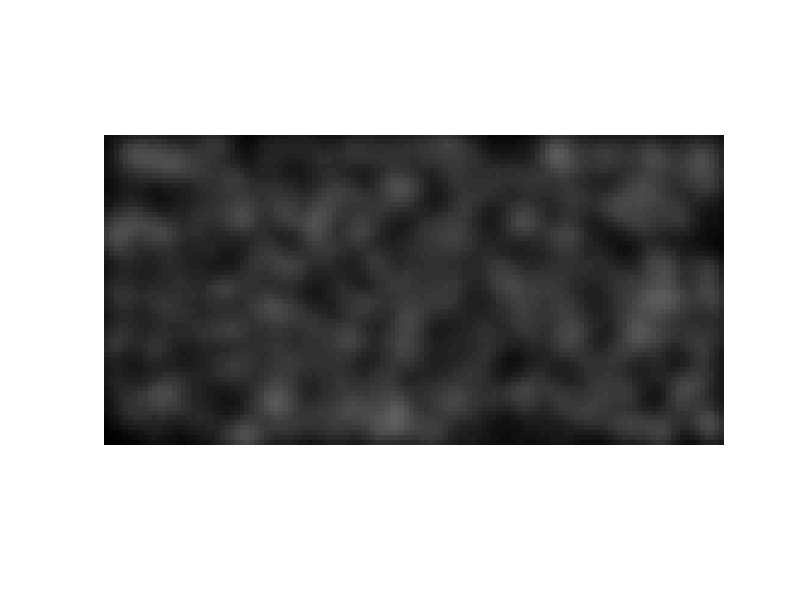

This figure's MATLAB source:
% imageAlignTutorial
%
% The long-term goal of this is to figure out fast ways
% to do image aligment.  This is a simple start using
% Matlab's cross correlation function, and provides
% an upper bound.
%
% Assumes that test image is a subset of full iamge, and
% differs only in xy translation.
%
% Options to think about.  GPU computation, map-seeking circuit
% algorithm, sparsifying image and using a sparse representation.
%
% 3/19/12  dhb  Wrote it.

%% Clear
clear all; close all

%% Parameters
fullImageRows = 64;
fullImageCols = 128;
testImageRows = 16;
testImageCols = 64;
testImageRowOffset = 5;
testImageColOffset = 10;

%% Generate full test image. Filtered random noise.
probOnes = 0.2;
fullImage = binornd(1,probOnes,fullImageRows,fullImageCols);
convKernalHalfSize = 5;
convKernalSigma = 6;
[X1,X2] = meshgrid((-convKernalHalfSize:convKernalHalfSize)',(-convKernalHalfSize:convKernalHalfSize)');
X = [X1(:) X2(:)];
convKernal = mvnpdf(X, [0 0], [convKernalSigma 0 ; 0 convKernalSigma]);
convKernal = convKernal/sum(convKernal(:));
convKernal = reshape(convKernal,length((-convKernalHalfSize:convKernalHalfSize)),length((-convKernalHalfSize:convKernalHalfSize)));
fullImage = conv2(fullImage,convKernal,'same');
figure; clf;
imshow(fullImage);

%% Extract reference image and test image
testImage = fullImage(testImageRowOffset:testImageRowOffset+testImageRows,...
    testImageColOffset:testImageColOffset+testImageCols);
[testRows,testCols] = size(testImage);

%% Figure out where test is, using cross-correlation
% This is right out of the documentation for normxcorr2
tic;
cc = normxcorr2(testImage,fullImage); 
[max_cc, imax] = max(abs(cc(:)));
[ypeak, xpeak] = ind2sub(size(cc),imax(1));
corr_offset = [ (ypeak-testRows+1) (xpeak-testCols+1) ];
toc
corr_offset



